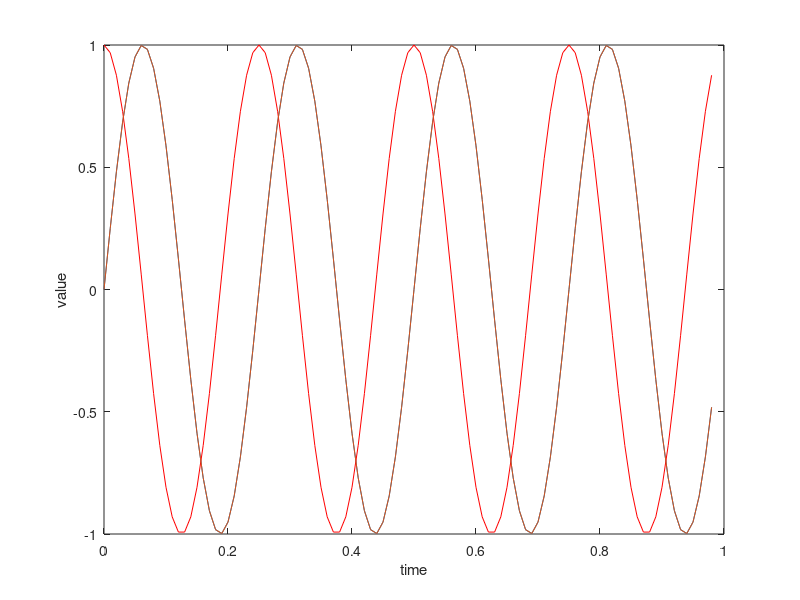
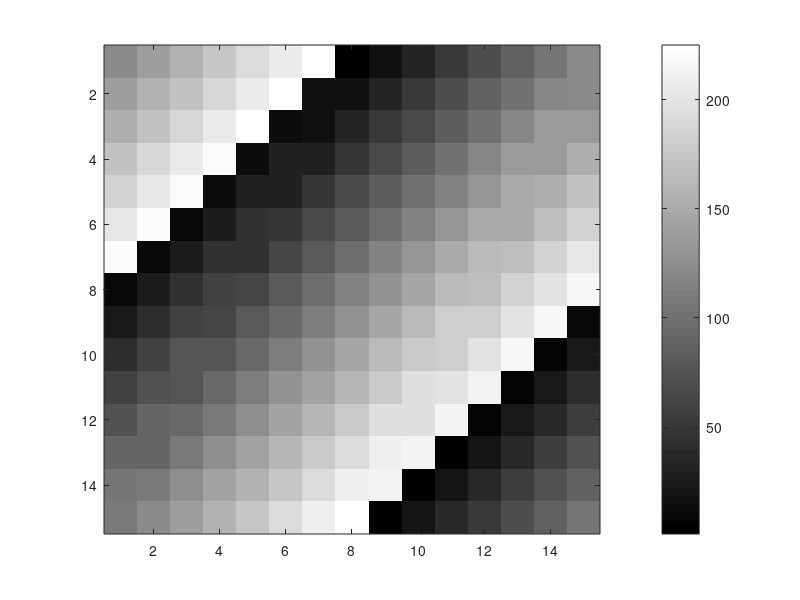

Source code (MATLAB) for these figures, in order:
t = [0:0.01:0.98];
y1 = sin(2*pi*4*t);
plot(t, y1)
y2 = cos(2*pi*4*t);
plot(t,y2);
plot(t, y1)
hold on;
plot(t,y2,'r')
xlabel('time')
ylabel('value')
figure(1);plot(t,y1)
figure(2);plot(t,y2)
subplot(1,2,1);
plot(t,y1)
subplot(1,2,2);
plot(t,y2)
axis([0.5 1 1.5 2])
clf
A = magic(5)
imagesc(A)
imagesc(A), colorbar, colormap gray
imagesc(magic(15)), colorbar, colormap gray
a=1,  b = 2, b = 3
a=1;b=2;c=3




